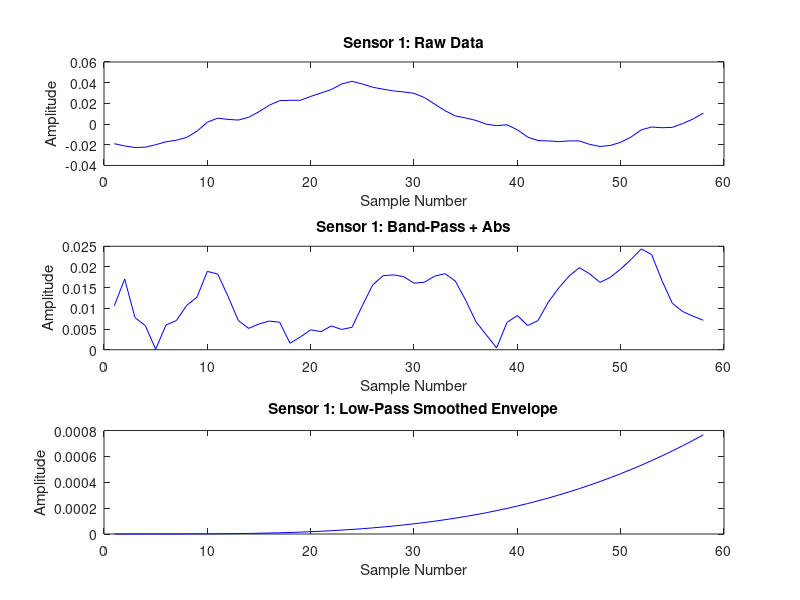

Source code (MATLAB): (Note: this script raises an error after producing the figure.)
% live_plot_separate_thresholds.m
% This script continuously reads raw_emg_data.txt (written by your Python code),
% accumulates sensor data, processes it in three stages, and displays the results 
% in separate figures.
%
% Processing stages for each sensor:
%   1. Raw Live Data
%   2. Band-Pass Filtered + Absolute Value
%   3. Low-Pass Filtered (Smoothed Envelope) with Threshold Lines
%
% Threshold lines for four finger groups (Pinky, Ring, Middle, Index) are
% drawn only on the low-pass smoothed envelope plots.

%% Threshold Variables (adjust as needed)
% Sensor 1 thresholds
sensor1_pinky_lower  = 0.01;
sensor1_pinky_upper  = 0.02;
sensor1_ring_lower   = 0.02;
sensor1_ring_upper   = 0.03;
sensor1_middle_lower = 0.03;
sensor1_middle_upper = 0.04;
sensor1_index_lower  = 0.04;
sensor1_index_upper  = 0.05;

% Sensor 2 thresholds
sensor2_pinky_lower  = 0.01;
sensor2_pinky_upper  = 0.02;
sensor2_ring_lower   = 0.02;
sensor2_ring_upper   = 0.03;
sensor2_middle_lower = 0.03;
sensor2_middle_upper = 0.04;
sensor2_index_lower  = 0.04;
sensor2_index_upper  = 0.05;

%% Filter Design Parameters
fs = 1000;  % Sampling frequency in Hz

% Butterworth band-pass filter (e.g., 20-450 Hz for EMG)
order_bp = 4;
low_cutoff = 20;   % Hz
high_cutoff = 450; % Hz
[b_bp, a_bp] = butter(order_bp, [low_cutoff high_cutoff] / (fs/2));

% Butterworth low-pass filter for envelope smoothing (e.g., 4 Hz cutoff)
order_lp = 4;
lp_cutoff = 4;   % Hz
[b_lp, a_lp] = butter(order_lp, lp_cutoff / (fs/2));

%% Initialize History Arrays
sensor1_history = [];
sensor2_history = [];

% Initialize state variables for threshold detection
sensor1_current_finger = '';
sensor2_current_finger = '';

% Create figures for Sensor 1 and Sensor 2
figure(1); % Sensor 1
figure(2); % Sensor 2

while true
    % Open the file for reading
    fid = fopen('raw_emg_data.txt', 'r');
    if fid == -1
        disp('Cannot open file. Check the filename or file path.');
        pause(1);
        continue;
    end
    
    % Read entire file content as a string
    fileText = fscanf(fid, '%c');
    fclose(fid);
    
    % --- Updated Regular Expressions ---
    % The regex now allows additional text between the sensor number and the colon.
    sensor1_tokens = regexp(fileText, 'Sensor\s*1.*?:\s*\[(.*?)\]', 'tokens');
    sensor2_tokens = regexp(fileText, 'Sensor\s*2.*?:\s*\[(.*?)\]', 'tokens');
    
    % Convert tokens to numeric arrays if available
    if ~isempty(sensor1_tokens)
        sensor1_data = str2num(sensor1_tokens{1}{1});  %#ok<ST2NM>
    else
        sensor1_data = [];
    end
    
    if ~isempty(sensor2_tokens)
        sensor2_data = str2num(sensor2_tokens{1}{1});  %#ok<ST2NM>
    else
        sensor2_data = [];
    end
    
    % Append new data to the cumulative history
    sensor1_history = [sensor1_history, sensor1_data];
    sensor2_history = [sensor2_history, sensor2_data];
    
    % --- Processing Sensor Data ---
    % Stage 1 & 2: Band-Pass Filter then take Absolute Value
    sensor1_bp_abs = abs(filter(b_bp, a_bp, sensor1_history));
    sensor2_bp_abs = abs(filter(b_bp, a_bp, sensor2_history));
    
    % Stage 3: Low-Pass Filter for envelope smoothing
    sensor1_env = filter(b_lp, a_lp, sensor1_bp_abs);
    sensor2_env = filter(b_lp, a_lp, sensor2_bp_abs);
    
    % --- Check for Sensor 1 Threshold Crossing ---
    if ~isempty(sensor1_env)
        currentValue = sensor1_env(end);  % Latest envelope value for Sensor 1
        newFinger = '';  % Determine which threshold is currently met
    
        % Check thresholds in descending order (higher thresholds take precedence)
        if currentValue >= sensor1_index_lower
            newFinger = 'i';
        elseif currentValue >= sensor1_middle_lower
            newFinger = 'm';
        elseif currentValue >= sensor1_ring_lower
            newFinger = 'r';
        elseif currentValue >= sensor1_pinky_lower
            newFinger = 'p';
        end
    
        % Log new event only if the threshold state has changed
        if ~isempty(newFinger) && ~strcmp(newFinger, sensor1_current_finger)
            fid_out = fopen('finger_output.txt', 'a');
            fprintf(fid_out, 'Sensor1: %s\n', newFinger);
            fclose(fid_out);
            disp(['Sensor 1: ' newFinger]);  % Print to console
            sensor1_current_finger = newFinger;
        end
 
        % Reset the trigger state when the signal drops below the pinky threshold
        if currentValue < sensor1_pinky_lower
            sensor1_current_finger = '';
        end
    end
    
    % --- Check for Sensor 2 Threshold Crossing ---
    if ~isempty(sensor2_env)
        currentValue2 = sensor2_env(end);  % Latest envelope value for Sensor 2
        newFinger2 = '';
    
        if currentValue2 >= sensor2_index_lower
            newFinger2 = 'i';
        elseif currentValue2 >= sensor2_middle_lower
            newFinger2 = 'm';
        elseif currentValue2 >= sensor2_ring_lower
            newFinger2 = 'r';
        elseif currentValue2 >= sensor2_pinky_lower
            newFinger2 = 'p';
        end
            
        % Log new event only if the threshold state has changed
        if ~isempty(newFinger2) && ~strcmp(newFinger2, sensor2_current_finger)
            fid_out = fopen('finger_output.txt', 'a');
            fprintf(fid_out, 'Sensor2: %s\n', newFinger2);
            fclose(fid_out);
            disp(['Sensor 2: ' newFinger2]);  % Print to console
            sensor2_current_finger = newFinger2;
        end

        if currentValue2 < sensor2_pinky_lower
            sensor2_current_finger = '';
        end
    end
    
    % --- Plotting for Sensor 1 ---
    figure(1);
    clf;  % Clear figure
    % Subplot 1: Raw Data
    subplot(3,1,1);
    plot(sensor1_history, 'b');
    title('Sensor 1: Raw Data');
    xlabel('Sample Number'); ylabel('Amplitude');
    
    % Subplot 2: Band-Pass Filtered + Absolute Value
    subplot(3,1,2);
    plot(sensor1_bp_abs, 'b');
    title('Sensor 1: Band-Pass + Abs');
    xlabel('Sample Number'); ylabel('Amplitude');
    
    % Subplot 3: Low-Pass Smoothed Envelope with Threshold Lines
    subplot(3,1,3);
    plot(sensor1_env, 'b');
    title('Sensor 1: Low-Pass Smoothed Envelope');
    xlabel('Sample Number'); ylabel('Amplitude');
    hold on;
    yline(sensor1_pinky_lower, '--g', 'Pinky Lower');
    yline(sensor1_pinky_upper, '--g', 'Pinky Upper');
    yline(sensor1_ring_lower, '--m', 'Ring Lower');
    yline(sensor1_ring_upper, '--m', 'Ring Upper');
    yline(sensor1_middle_lower, '--c', 'Middle Lower');
    yline(sensor1_middle_upper, '--c', 'Middle Upper');
    yline(sensor1_index_lower, '--k', 'Index Lower');
    yline(sensor1_index_upper, '--k', 'Index Upper');
    hold off;
    
    % --- Plotting for Sensor 2 ---
    figure(2);
    clf;  % Clear figure
    % Subplot 1: Raw Data
    subplot(3,1,1);
    plot(sensor2_history, 'r');
    title('Sensor 2: Raw Data');
    xlabel('Sample Number'); ylabel('Amplitude');
    
    % Subplot 2: Band-Pass Filtered + Absolute Value
    subplot(3,1,2);
    plot(sensor2_bp_abs, 'r');
    title('Sensor 2: Band-Pass + Abs');
    xlabel('Sample Number'); ylabel('Amplitude');
    
    % Subplot 3: Low-Pass Smoothed Envelope with Threshold Lines
    subplot(3,1,3);
    plot(sensor2_env, 'r');
    title('Sensor 2: Low-Pass Smoothed Envelope');
    xlabel('Sample Number'); ylabel('Amplitude');
    hold on;
    yline(sensor2_pinky_lower, '--g', 'Pinky Lower');
    yline(sensor2_pinky_upper, '--g', 'Pinky Upper');
    yline(sensor2_ring_lower, '--m', 'Ring Lower');
    yline(sensor2_ring_upper, '--m', 'Ring Upper');
    yline(sensor2_middle_lower, '--c', 'Middle Lower');
    yline(sensor2_middle_upper, '--c', 'Middle Upper');
    yline(sensor2_index_lower, '--k', 'Index Lower');
    yline(sensor2_index_upper, '--k', 'Index Upper');
    hold off;
    
    drawnow;
    pause(0.5);  % Adjust pause interval as needed
end
